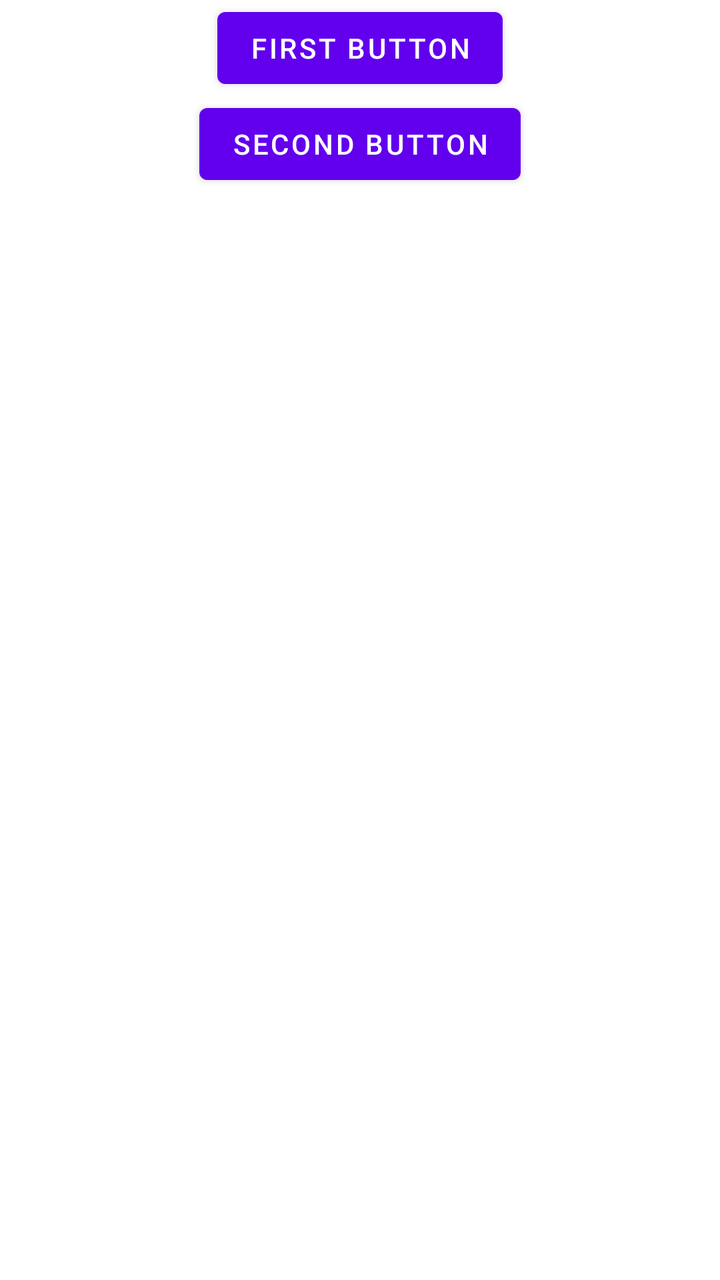
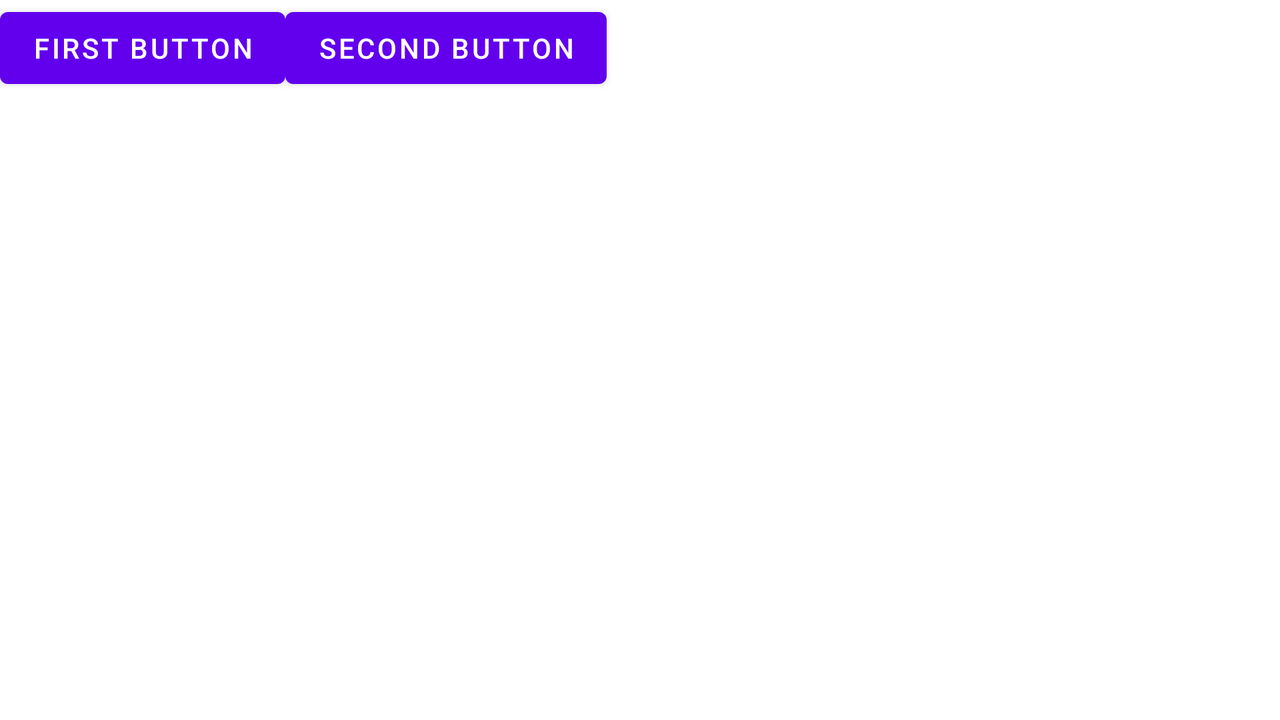

First picture: res/layout/ on a phone held upright. Second picture: the repository's own variant of that layout, on a device whose configuration matches the variant's folder. Source for both follows.
<!-- AndroidManifest.xml: fallback theme Theme.MaterialComponents.DayNight.NoActionBar -->
<!-- res/layout/activity_orientation.xml -->
<?xml version="1.0" encoding="utf-8"?>
<LinearLayout xmlns:android="http://schemas.android.com/apk/res/android"
    android:orientation="vertical" android:layout_width="match_parent"
    android:layout_height="match_parent">

    <Button
        android:layout_width="wrap_content"
        android:layout_height="wrap_content"
        android:text="First Button"
        android:id="@+id/button4"
        android:onClick="sayHello"
        android:layout_gravity="center_horizontal" />

    <Button
        android:layout_width="wrap_content"
        android:layout_height="wrap_content"
        android:text="Second Button"
        android:id="@+id/button5"
        android:layout_gravity="center_horizontal" />
</LinearLayout>
<!-- resources referenced by this layout -->
<resources>

</resources>
<!-- res/layout-land/activity_orientation.xml (the repository's variant of the layout above) -->
<!-- drawn on the phone turned sideways -->
<?xml version="1.0" encoding="utf-8"?>
<LinearLayout xmlns:android="http://schemas.android.com/apk/res/android"
    android:orientation="horizontal" android:layout_width="match_parent"
    android:layout_height="match_parent">

    <Button
        android:layout_width="wrap_content"
        android:layout_height="wrap_content"
        android:text="First Button"
        android:id="@+id/button4"
        android:onClick="sayHello"
        android:layout_gravity="center_horizontal" />

    <Button
        android:layout_width="wrap_content"
        android:layout_height="wrap_content"
        android:text="Second Button"
        android:id="@+id/button5"
        android:layout_gravity="center_horizontal" />

</LinearLayout>
